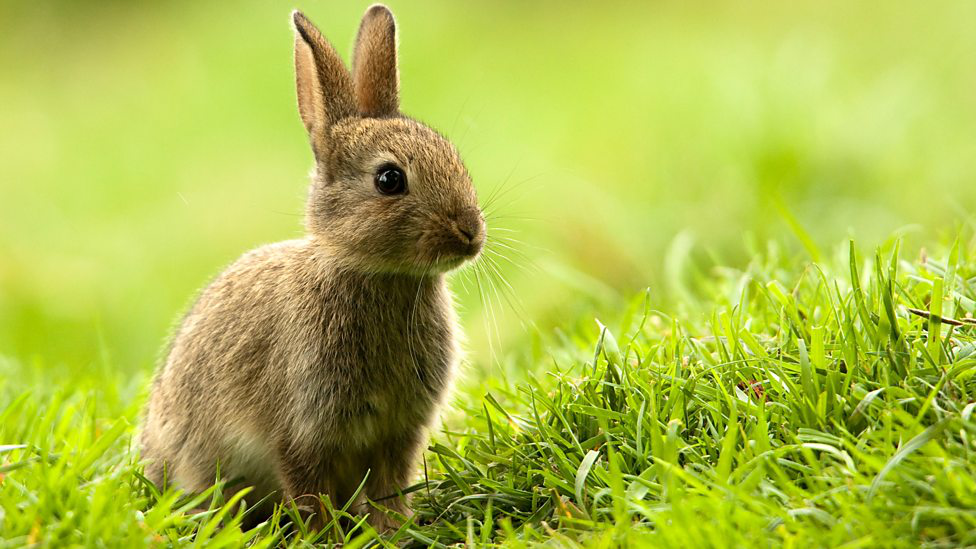
#> input picture origin.png, 976 x 549 px
$ python img_greyscale.py
#> lines starting #> are read from the running program, lines starting #| are printed output that depends on the picture
from PIL import Image

image = Image.open('./origin.png')
#> image is the input picture: PIL image 976x549 RGB; mean R, G, B 171.9, 187.1, 71.6

# 그레이스케일 이미지로 변환
gray = image.convert('LA')
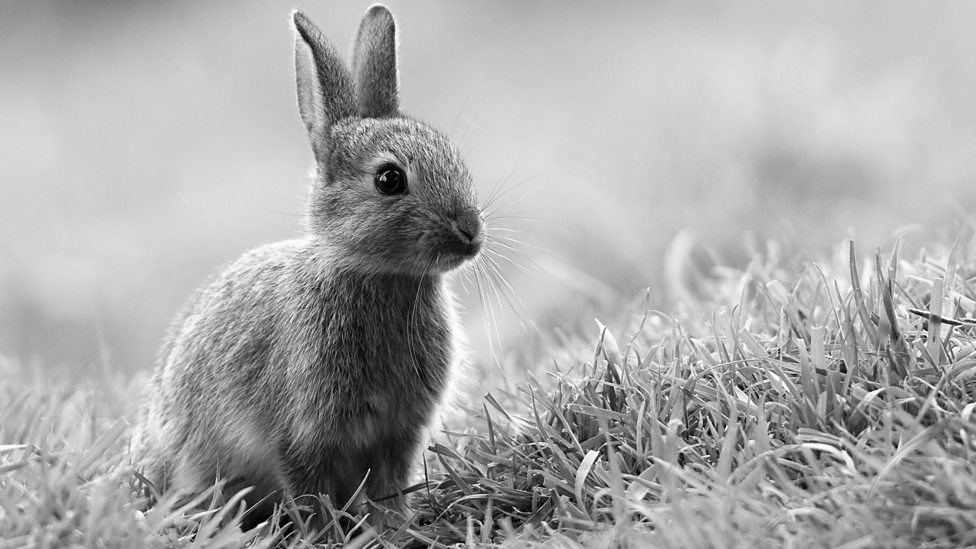
#> gray: PIL image 976x549 LA; mean R, G, B, A 169.4, 169.4, 169.4, 255
gray.save('./result/greyscale.png')

image.close()
